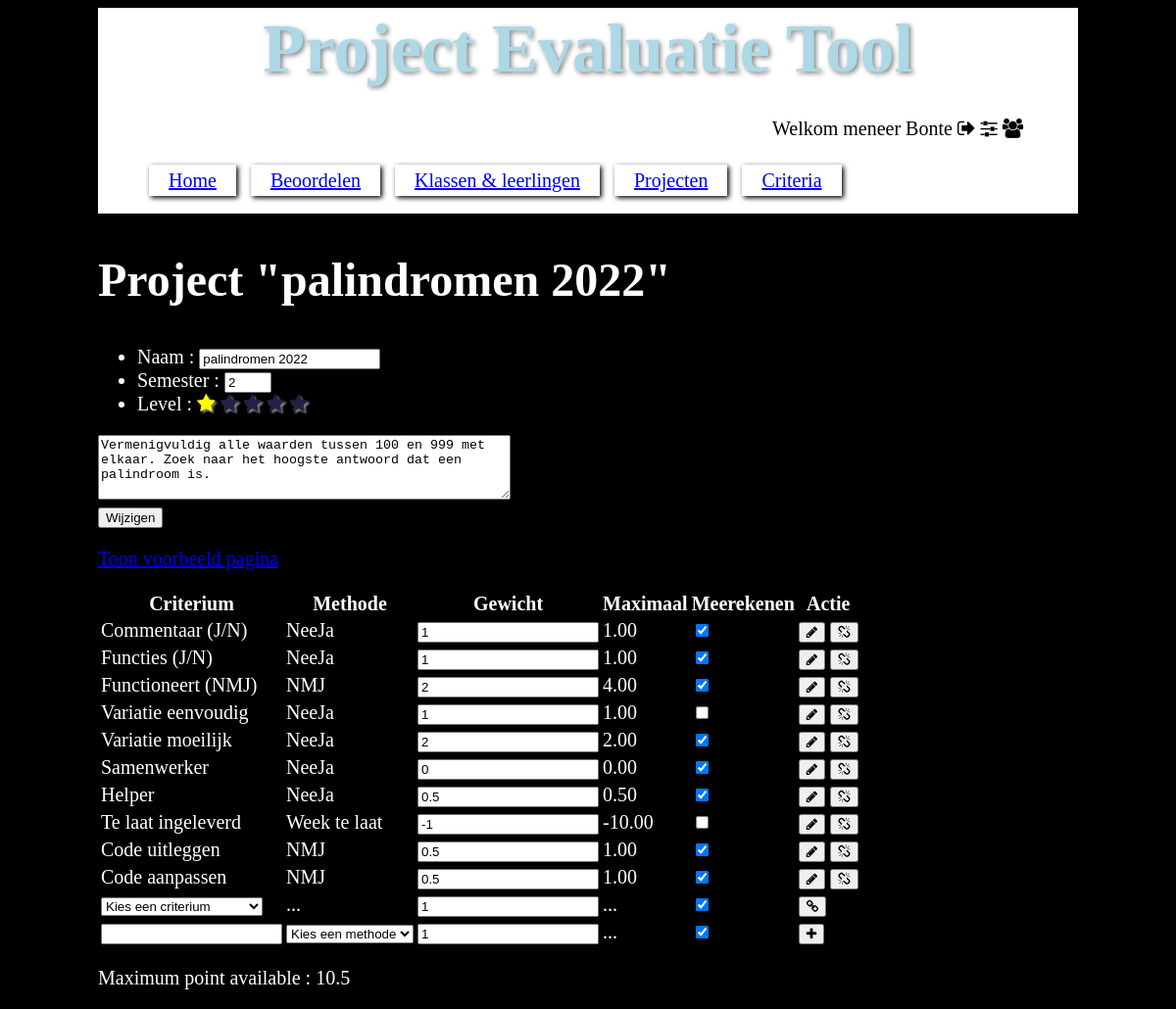
The app's page /project.php?id=10&edit (signed in) with its own data.
### tables this page shows
CREATE TABLE `project` (
  `id` int(11) NOT NULL AUTO_INCREMENT,
  `naam` varchar(45) NOT NULL,
  `semester` tinyint(1) NOT NULL,
  `sterren` tinyint(1) NOT NULL,
  `omschrijving` varchar(200) NOT NULL,
  `actief` tinyint(1) NOT NULL DEFAULT '1' COMMENT 'Kan dit project al dan niet toegewezen worden aan studenten?\nIs het lesmateriaal compleet. Zijn de opdrachten duidelijk. Is het nivo van het project in lijn met de capaciteiten van de klas?',
  `blauwdruk` tinyint(1) NOT NULL DEFAULT '0' COMMENT 'Kan dit project gebruikt worden als blauwdruk voor vergelijkbare projecten.\nDit project zal waarschijnlijk dan niet actief zijn, en kan niet gebruikt worden voor beoordelingen.\nVan alle projecten kan natuurlijk een kopie gemaakt worden als basis voor een nieuw project.',
  PRIMARY KEY (`id`)
);

CREATE TABLE `project_criterium` (
  `groepid` int(11) NOT NULL,
  `criteriumid` int(11) NOT NULL,
  `actief` tinyint(1) NOT NULL DEFAULT '1',
  `gewicht` float NOT NULL DEFAULT '1',
  `autocalc` tinyint(1) NOT NULL DEFAULT '1',
  PRIMARY KEY (`groepid`,`criteriumid`),
  KEY `fk_pc_criterium_idx` (`criteriumid`),
  CONSTRAINT `fk_pc_criterium` FOREIGN KEY (`criteriumid`) REFERENCES `criterium` (`id`) ON DELETE NO ACTION ON UPDATE NO ACTION,
  CONSTRAINT `fk_pc_group` FOREIGN KEY (`groepid`) REFERENCES `criterium_groep` (`id`) ON DELETE NO ACTION ON UPDATE NO ACTION
);

CREATE TABLE `criterium` (
  `id` int(11) NOT NULL AUTO_INCREMENT,
  `naam` varchar(45) NOT NULL,
  `omschrijving` varchar(255) DEFAULT NULL,
  `methodeid` int(11) NOT NULL,
  `autocalc` tinyint(1) NOT NULL DEFAULT '1',
  PRIMARY KEY (`id`),
  UNIQUE KEY `naam_UNIQUE` (`naam`),
  KEY `fk_criterium_methode_idx` (`methodeid`),
  CONSTRAINT `fk_criterium_methode` FOREIGN KEY (`methodeid`) REFERENCES `beoordeling_methode` (`id`) ON DELETE NO ACTION ON UPDATE NO ACTION
);

CREATE TABLE `beoordeling_methode` (
  `id` int(11) NOT NULL AUTO_INCREMENT,
  `naam` varchar(45) NOT NULL,
  `omschrijving` varchar(255) DEFAULT NULL,
  `min` tinyint(3) DEFAULT NULL,
  `max` tinyint(3) DEFAULT NULL,
  PRIMARY KEY (`id`)
);

### common/criteria.php (the view, shortened to what this page needs)
<?php
require_once "common/form_gen.php";
function print_select_method($selected_id = null, $label = null)
{
?>
		<?=$label?><select name="method">
		<option value="-1" disabled selected>Kies een methode</option>
<?php
	print "</select>";
}
?>
<?php
function print_select_unassigned_criterium($project_id)
{
?>
		<select name="criterium">
		<option value="-1" disabled selected>Kies een criterium</option>
<?php
	print "</select>";
}
function print_edit_project_criteria($project_id)
{
	global $database;
	$query = "SELECT groepid, criteriumid, gewicht, ROUND(m.max*gewicht,2) as max, c.naam as crit_naam, c.omschrijving as crit_omschrijving, pc.autocalc, methodeid, m.naam as methode_naam, m.omschrijving as methode_omschrijving FROM `project_criterium` pc, criterium c, beoordeling_methode m WHERE pc.criteriumid = c.id AND c.methodeid = m.id AND groepid = :id";
	$data = [
		"id" => $project_id
	];
	try {
		$stmt = $database->prepare($query);
		if ($stmt->execute($data))
		{
			$total = 0;
?>
			<table>
			<tr>
				<th>Criterium</th>
				<th>Methode</th>
				<th>Gewicht</th>
				<th>Maximaal</th>
				<th>Meerekenen</th>
				<th>Actie</th>
			</tr>
<?php
			foreach ($stmt as $record) 	{
				if ($record["autocalc"]==1)
				{
					$total += $record["max"];
				}
				print_edit_project_criterium($record);
			}
			print_add_project_criterium($project_id);
			print_create_project_criterium($project_id);
?>
			</table>
			<p>Maximum point available : <?=$total?></p>
<?php
		}
		else
		{
			debug_warning("Database refused to read criteria.");
		}
	} catch (Exception $ex) {
		debug_error("ERROR: Failed to load criteria : ", $ex);
	}
}
function print_edit_project_criterium($record)
{
	$autocalc_checked = ($record["autocalc"]==1)?"checked":"";
?>
			<tr>
			<form>
				<td><?=$record["crit_naam"]?></td>
				<td><?=$record["methode_naam"]?></td>
				<td><input type="number" name="weight" step="0.05" value="<?=$record["gewicht"]?>" /></td>
				<td><?=$record["max"]?></td>
				<td><input type="checkbox" name="autocalc" <?=$autocalc_checked?> /></td>
				<td>
					<button type="submit" name="update_crit"><span class="fa fa-pencil"></span></button>
					<button type="submit" name="remove_crit"><span class="fa fa-chain-broken"></span></button>
				</td>
			</form>
			</tr>
<?php
}
function print_add_project_criterium($project_id)
{
?>
			<tr>
			<form>
				<td><?php print_select_unassigned_criterium($project_id); ?></td>
				<td>...</td>
				<td><input type="number" name="weight" step="0.05" value="1" /></td>
				<td>...</td>
				<td><input type="checkbox" name="autocalc" checked /></td>
				<td>
					<button type="submit" name="add_crit"><span class="fa fa-chain"></span></button>
				</td>
			</form>
			</tr>
<?php
}
function print_create_project_criterium($project_id)
{
?>
			<tr>
			<form>
				<td><input type="text" name="crit_name" required /></td>
				<td><?php print_select_method(); ?></td>
				<td><input type="number" name="weight" step="0.05" value="1" /></td>
				<td>...</td>
				<td><input type="checkbox" name="autocalc" checked /></td>
				<td>
					<button type="submit" name="create_crit"><span class="fa fa-plus"></span></button>
				</td>
			</form>
			</tr>
<?php
}
?>

### common/projects.php (shortened to what this page needs)
<?php
require_once "common/form_gen.php";
require_once "common/criteria.php";
?>
<?php
function print_edit_project_form($project_id)
{
	global $database;
	$query = "SELECT * FROM project WHERE id = :id";
	$data = [
		"id" => $project_id
	];
	try {
		$stmt = $database->prepare($query);
		if ($stmt->execute($data))
		{
			$row = $stmt->fetch(PDO::FETCH_ASSOC);
?>
			<h2>Project &quot;<?=$row["naam"]?>&quot;</h2>
			<form>
			<ul>
				<li>Naam : <input type="text" name="name" value="<?=$row["naam"]?>" /></li>
				<li>Semester : <input type="number" name="semester" min="1" max="8" value="<?=$row["semester"]?>" /></li>
				<li>Level : <input type="hidden" name="stars" value="<?=$row["sterren"]?>" />
<?php
			print_stars($row["sterren"], "stars");
?>
				</li>
			</ul>
			<textarea name="description" rows="4" cols="50"><?=$row["omschrijving"]?></textarea><br />
			<button type="submit" name="update_project">Wijzigen</button>
			</form>
			<p>
				<a href="beoordelen.php?id=<?=$project_id?>&example">Toon voorbeeld pagina</a>
			</p>
<?php
			print_edit_project_criteria($project_id);
		}
		else
		{
			debug_warning("Database refused to read project information.");
		}
	} catch (Exception $ex) {
		debug_error("ERROR: Failed to load project : ", $ex);
	}
}
?>

### common/form_gen.php (shortened to what this page needs)
?><input type="checkbox" name="<?=$name?>" <?=$checked?> /><?php
function print_stars($checked, $field = null)
{
	$js = "";
	echo "<span onmouseleave=\"update_star_size(0)\">";
	for ($i=0;$i<5;$i++)
	{
		if ($field) {
			$value = $i+1;
			$js = "onmouseover=\"update_star_size($value)\" onclick=\"update_star('$field', $value)\" name=\"sterretje_$value\"";
		}
		$yellow = "";
		if ($i<$checked)
		{
			$yellow = "checked";
		}
		echo "<span class=\"fa fa-star $yellow\" $js></span>\n\r";
	}
	echo "</span>";
}
?>

### styles/style.css (style rules this page uses)
html { font-size: 15pt; background-color: black; color: white; }
body { width: 1000px; margin-left: auto; margin-right: auto; }
h1 { font-size: 300%; }
h2 { font-size: 240%; }
div#navbar { background-color: white; padding: 2px; }
div#navbar h1 { font-size: 350%; color: lightblue; text-shadow: 2px 2px 5px gray; text-align: center; margin: 0px; }
div#navbar p { width: 300px; padding: 10px; color: black; margin-left: auto; }
div#navbar ul li { display: inline; width: 300px; padding: 5px; padding-left:20px; padding-right:20px; box-shadow: 2px 2px 5px black; margin-left: 10px; }
.fa { color: black; }
.fa-star { text-shadow: 2px 2px 2px gray; transition: 0.3s; color: #224; }
.checked { color: yellow; }

### records on screen
project: naam "palindromen 2022", name "palindromen 2022", semester "2", sterren 1 (drawn), description "Vermenigvuldig alle waarden tussen 100 en 999 met elkaar. Zoek naar het hoogste antwoord dat een palindroom is."
project_criterium: criteriumid.naam "Commentaar (J/N)", beoordeling_methode.naam "NeeJa", weight "1", max "1.00"
project_criterium: criteriumid.naam "Functies (J/N)", beoordeling_methode.naam "NeeJa", weight "1", max "1.00"
project_criterium: criteriumid.naam "Functioneert (NMJ)", beoordeling_methode.naam "NMJ", weight "2", max "4.00"
project_criterium: criteriumid.naam "Variatie eenvoudig", beoordeling_methode.naam "NeeJa", weight "1", max "1.00"
project_criterium: criteriumid.naam "Variatie moeilijk", beoordeling_methode.naam "NeeJa", weight "2", max "2.00"
project_criterium: criteriumid.naam "Samenwerker", beoordeling_methode.naam "NeeJa", weight "0", max "0.00"
project_criterium: criteriumid.naam "Helper", beoordeling_methode.naam "NeeJa", weight "0.5", max "0.50"
project_criterium: criteriumid.naam "Te laat ingeleverd", beoordeling_methode.naam "Week te laat", weight "-1", max "-10.00"
project_criterium: criteriumid.naam "Code uitleggen", beoordeling_methode.naam "NMJ", weight "0.5", max "1.00"
project_criterium: criteriumid.naam "Code aanpassen", beoordeling_methode.naam "NMJ", weight "0.5", max "1.00"

### other values on screen
$total "10.5"
